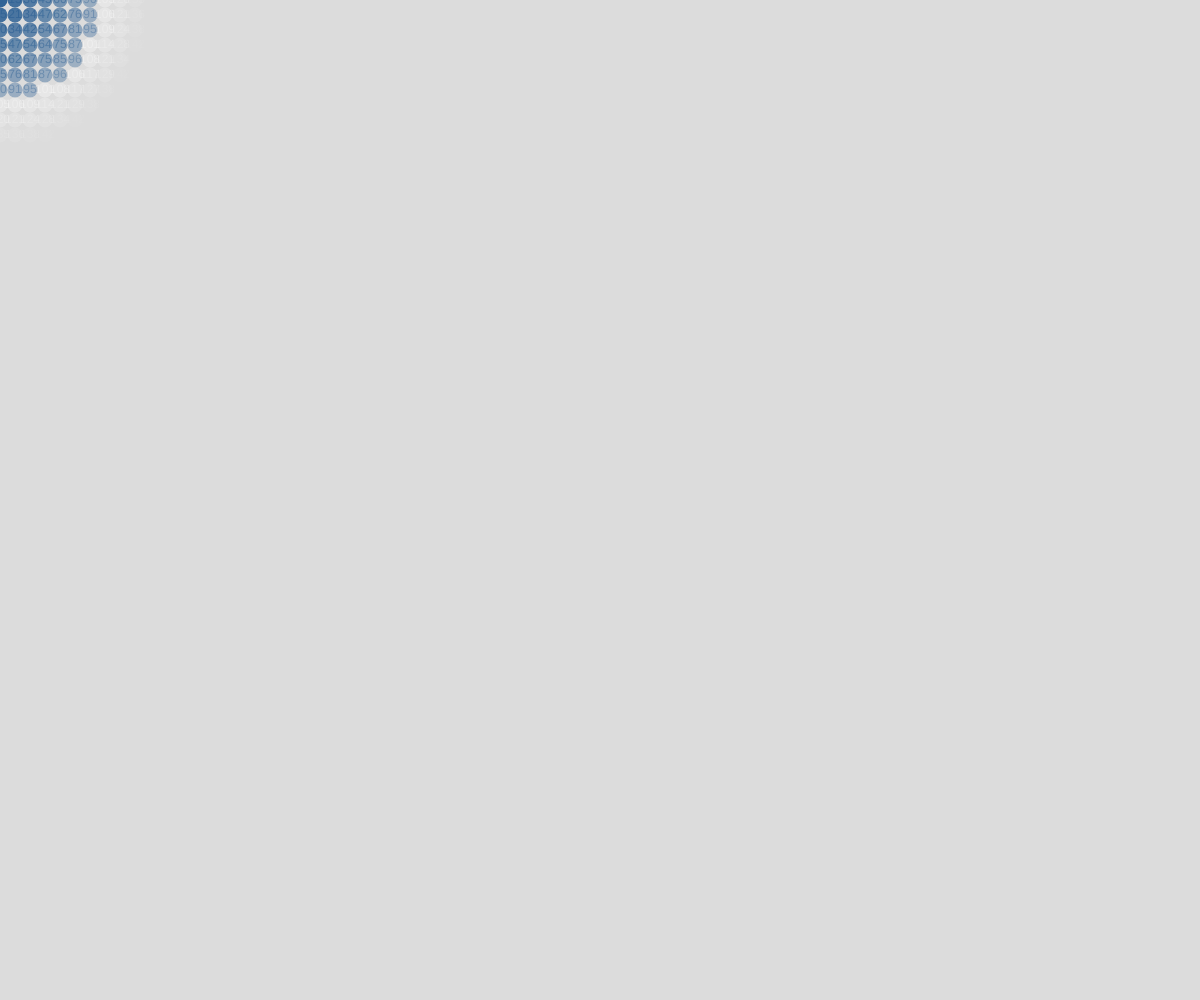
Frame 1 (no input)
Frame 60 (no input): identical to frame 1, image omitted
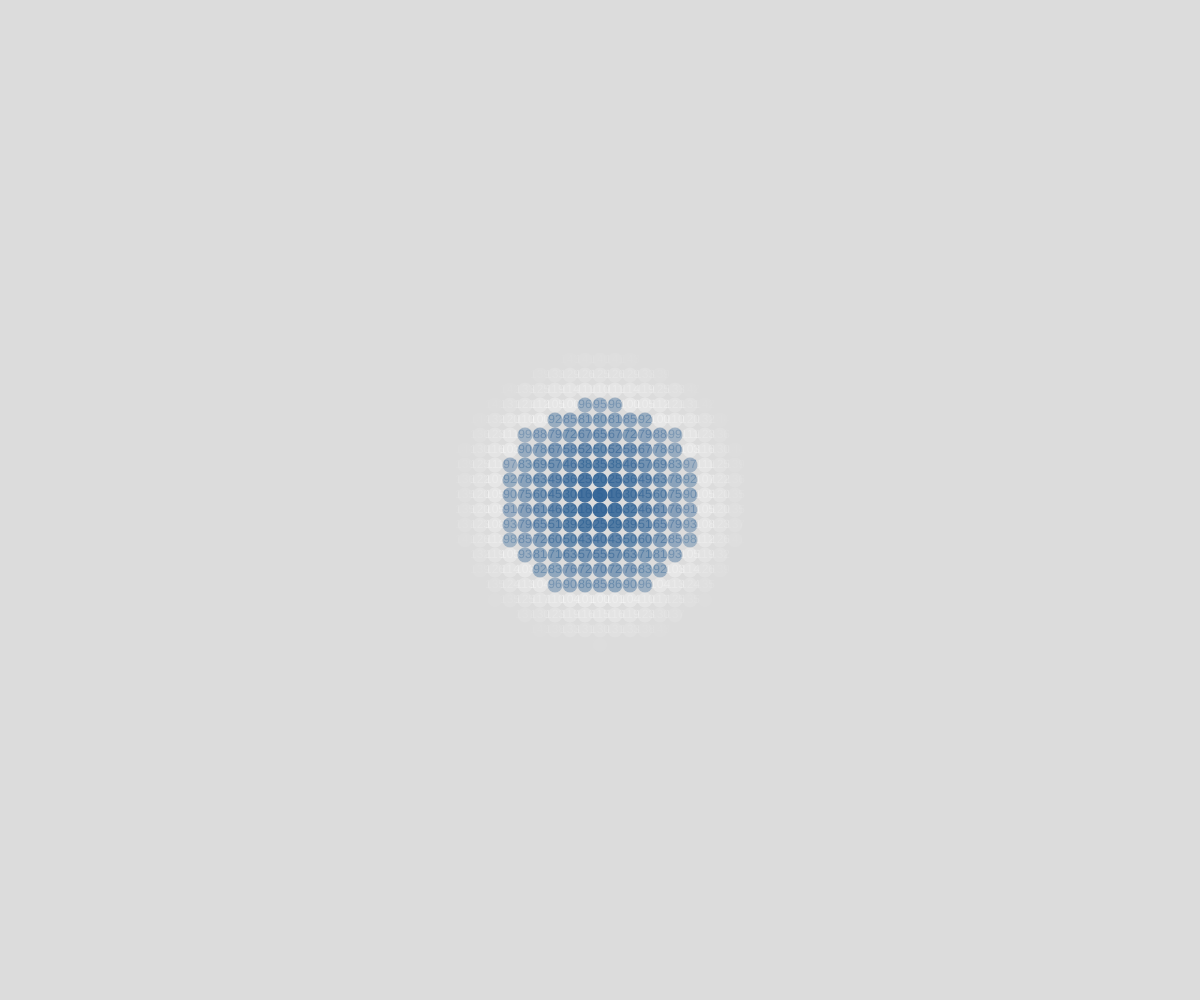
Frame 120 (the mouse pressed at the canvas centre since frame 60)

The p5.js sketch that drew these frames (run headless with seeded random() and noise() and a simulated clock; from frame 60 on, the mouse is pressed at the canvas centre):

// p5.js sketch
// ── sketch.js
// Project Title
// Your Name
// Date
//
// Extra for Experts:
// - describe what you did to take this project "above and beyond"

let gridSpacing = 15;

function setup() {
  createCanvas(windowWidth, windowHeight);
}

function draw() {
  background(220);
  noStroke();
  renderGrid();
}

function roundedDist(x1, y1, x2, y2) {
  // take two coordinate points and return the distance
  let a = abs(x1 - x2);
  let b = abs(y1 - y2);
  let c = sqrt(sq(a) + sq(b));

  return round(c);
}

function renderGrid() {
  // use nested loop to fraw objects in a grid arrangement
  for (let x = 0; x < width; x+= gridSpacing) {
    for (let y = 0; y < height; y+= gridSpacing) {
      let d = roundedDist(x, y, mouseX, mouseY);
      // set fill value proxy to mouse
      let alpha = map(d, 0, 150, 255, 0);

      if (d >= 150) {
        noFill();
      } else {
        if (d < 100) {
          fill(50, 100, 150, alpha);
        } else {
          fill(255, alpha);
        }
      }
  
      circle(x, y, gridSpacing);
  
      textAlign(CENTER, CENTER);
      text(d, x, y);
      
    }
  }
}
